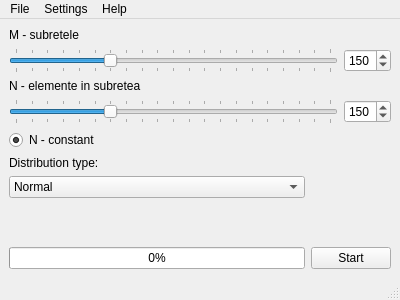
<?xml version="1.0" encoding="UTF-8"?>
<ui version="4.0">
 <class>MainWindow</class>
 <widget class="QMainWindow" name="MainWindow">
  <property name="geometry">
   <rect>
    <x>0</x>
    <y>0</y>
    <width>400</width>
    <height>300</height>
   </rect>
  </property>
  <property name="minimumSize">
   <size>
    <width>200</width>
    <height>200</height>
   </size>
  </property>
  <property name="windowTitle">
   <string>MainWindow</string>
  </property>
  <property name="windowOpacity">
   <double>1.000000000000000</double>
  </property>
  <widget class="QWidget" name="centralwidget">
   <layout class="QGridLayout" name="gridLayout_3">
    <item row="4" column="0">
     <widget class="QComboBox" name="comboBox_distribution">
      <item>
       <property name="text">
        <string>Normal</string>
       </property>
      </item>
      <item>
       <property name="text">
        <string>Uniform</string>
       </property>
      </item>
      <item>
       <property name="text">
        <string>Poisson</string>
       </property>
      </item>
     </widget>
    </item>
    <item row="6" column="0">
     <widget class="QProgressBar" name="progressBar">
      <property name="value">
       <number>0</number>
      </property>
     </widget>
    </item>
    <item row="1" column="0" colspan="2">
     <layout class="QGridLayout" name="gridLayout_2">
      <item row="1" column="0">
       <widget class="QSlider" name="slider_n">
        <property name="maximum">
         <number>500</number>
        </property>
        <property name="value">
         <number>150</number>
        </property>
        <property name="orientation">
         <enum>Qt::Horizontal</enum>
        </property>
        <property name="tickPosition">
         <enum>QSlider::TicksBothSides</enum>
        </property>
        <property name="tickInterval">
         <number>25</number>
        </property>
       </widget>
      </item>
      <item row="0" column="0">
       <widget class="QLabel" name="label_n">
        <property name="text">
         <string>N - elemente in subretea</string>
        </property>
        <property name="alignment">
         <set>Qt::AlignLeading|Qt::AlignLeft|Qt::AlignVCenter</set>
        </property>
       </widget>
      </item>
      <item row="1" column="1">
       <widget class="QSpinBox" name="spinBox_n">
        <property name="maximum">
         <number>500</number>
        </property>
        <property name="value">
         <number>150</number>
        </property>
       </widget>
      </item>
     </layout>
    </item>
    <item row="0" column="0" colspan="2">
     <layout class="QGridLayout" name="gridLayout">
      <item row="0" column="0">
       <widget class="QLabel" name="label_m">
        <property name="text">
         <string>M - subretele</string>
        </property>
        <property name="alignment">
         <set>Qt::AlignLeading|Qt::AlignLeft|Qt::AlignVCenter</set>
        </property>
       </widget>
      </item>
      <item row="1" column="0">
       <widget class="QSlider" name="slider_m">
        <property name="maximum">
         <number>500</number>
        </property>
        <property name="value">
         <number>150</number>
        </property>
        <property name="orientation">
         <enum>Qt::Horizontal</enum>
        </property>
        <property name="tickPosition">
         <enum>QSlider::TicksBothSides</enum>
        </property>
        <property name="tickInterval">
         <number>25</number>
        </property>
       </widget>
      </item>
      <item row="1" column="1">
       <widget class="QSpinBox" name="spinBox_m">
        <property name="suffix">
         <string/>
        </property>
        <property name="maximum">
         <number>500</number>
        </property>
        <property name="value">
         <number>150</number>
        </property>
       </widget>
      </item>
     </layout>
    </item>
    <item row="3" column="0">
     <widget class="QLabel" name="label_distribution">
      <property name="text">
       <string>Distribution type:</string>
      </property>
     </widget>
    </item>
    <item row="2" column="0">
     <widget class="QRadioButton" name="radioButton_N_const">
      <property name="text">
       <string>N - constant</string>
      </property>
      <property name="checked">
       <bool>true</bool>
      </property>
     </widget>
    </item>
    <item row="6" column="1">
     <widget class="QPushButton" name="pushButton_start">
      <property name="text">
       <string>Start</string>
      </property>
     </widget>
    </item>
    <item row="5" column="0" colspan="2">
     <spacer name="verticalSpacer">
      <property name="orientation">
       <enum>Qt::Vertical</enum>
      </property>
      <property name="sizeHint" stdset="0">
       <size>
        <width>20</width>
        <height>40</height>
       </size>
      </property>
     </spacer>
    </item>
   </layout>
  </widget>
  <widget class="QMenuBar" name="menubar">
   <property name="geometry">
    <rect>
     <x>0</x>
     <y>0</y>
     <width>400</width>
     <height>21</height>
    </rect>
   </property>
   <widget class="QMenu" name="menuFile">
    <property name="title">
     <string>File</string>
    </property>
    <addaction name="actionOpen_output_dir"/>
    <addaction name="actionImport_example"/>
   </widget>
   <widget class="QMenu" name="menuHelp">
    <property name="title">
     <string>Help</string>
    </property>
    <addaction name="actionAbout"/>
   </widget>
   <widget class="QMenu" name="menuSettings">
    <property name="title">
     <string>Settings</string>
    </property>
    <addaction name="actionClean_output_dir"/>
   </widget>
   <addaction name="menuFile"/>
   <addaction name="menuSettings"/>
   <addaction name="menuHelp"/>
  </widget>
  <widget class="QStatusBar" name="statusbar"/>
  <action name="actionOpen">
   <property name="text">
    <string>Open</string>
   </property>
  </action>
  <action name="actionQuit">
   <property name="text">
    <string>Quit</string>
   </property>
  </action>
  <action name="actionQuit_2">
   <property name="text">
    <string>Quit</string>
   </property>
  </action>
  <action name="actionOpen_output_dir">
   <property name="text">
    <string>Open output dir</string>
   </property>
  </action>
  <action name="actionImport_example">
   <property name="text">
    <string>Import example</string>
   </property>
  </action>
  <action name="actionAbout">
   <property name="text">
    <string>About</string>
   </property>
  </action>
  <action name="actionClean_output_dir">
   <property name="text">
    <string>Clean output dir.</string>
   </property>
  </action>
 </widget>
 <resources/>
 <connections/>
</ui>
